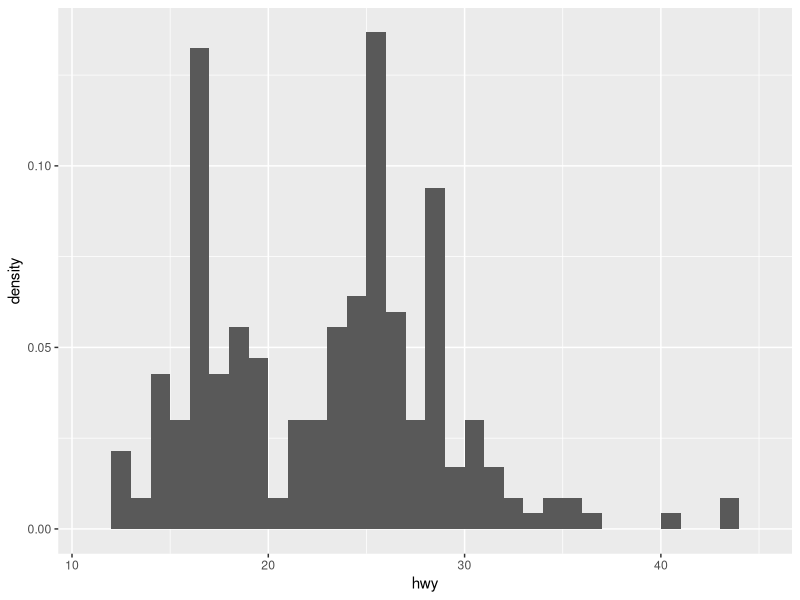
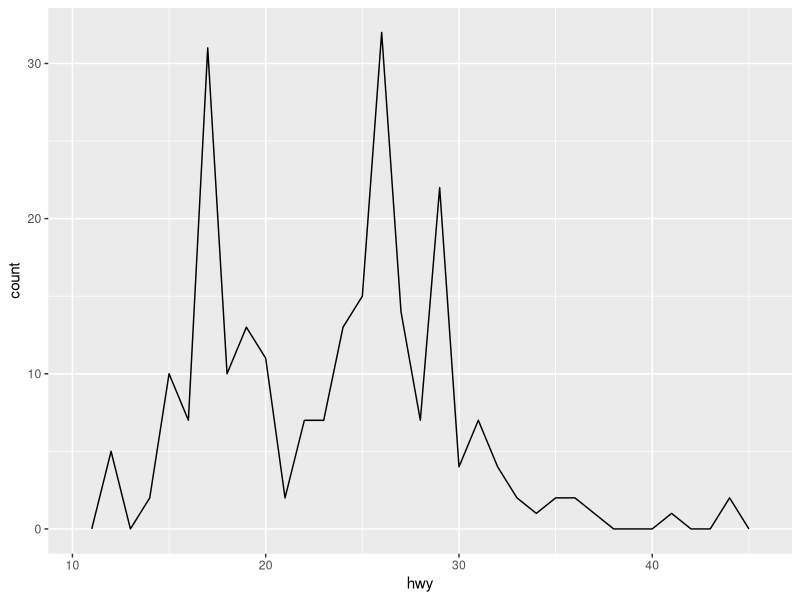
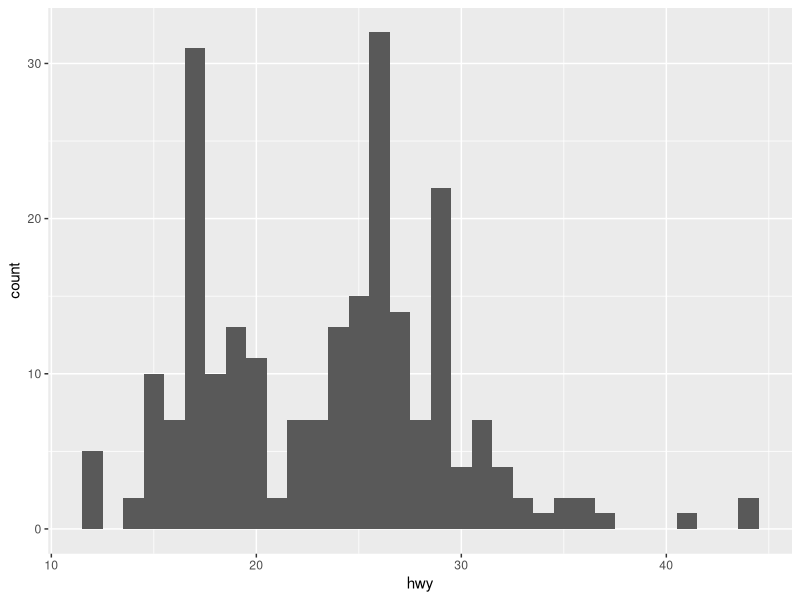
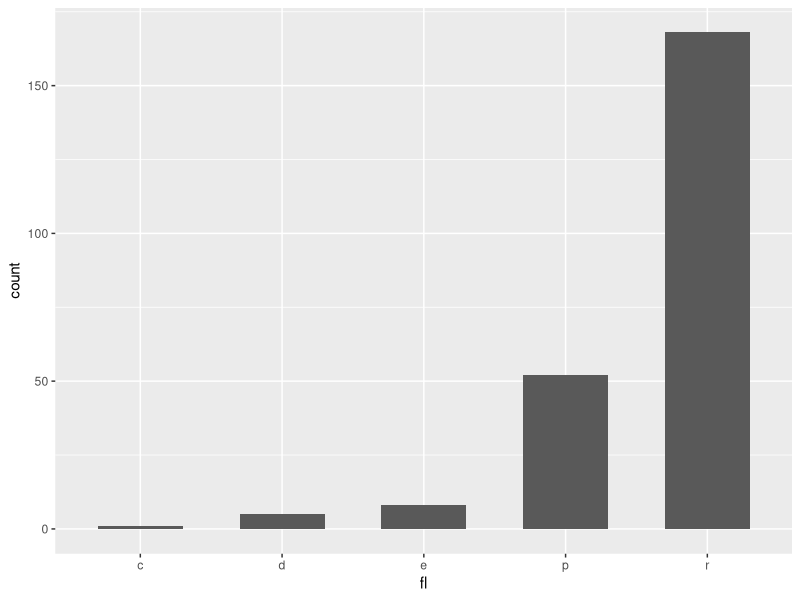
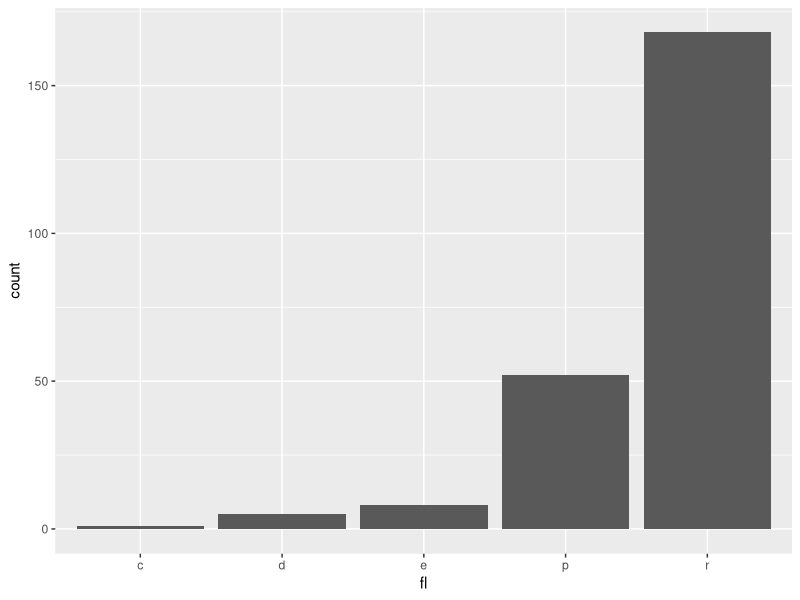
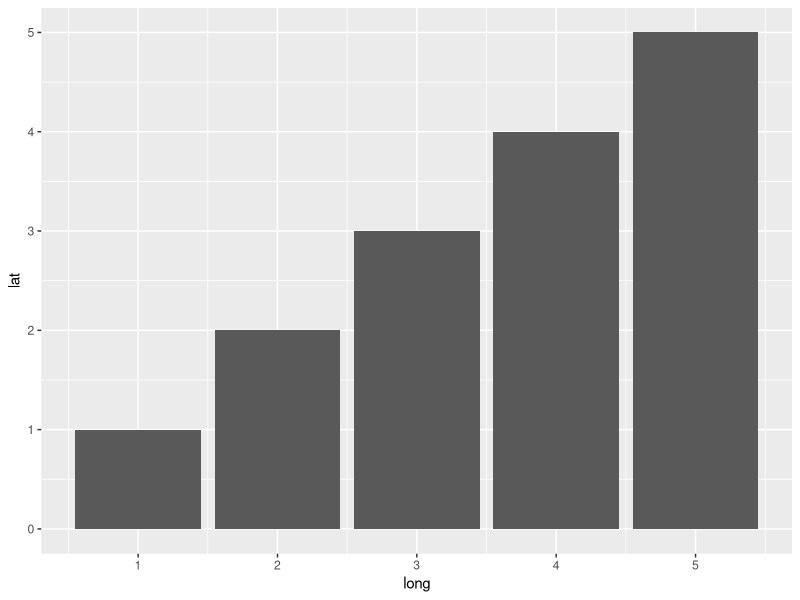
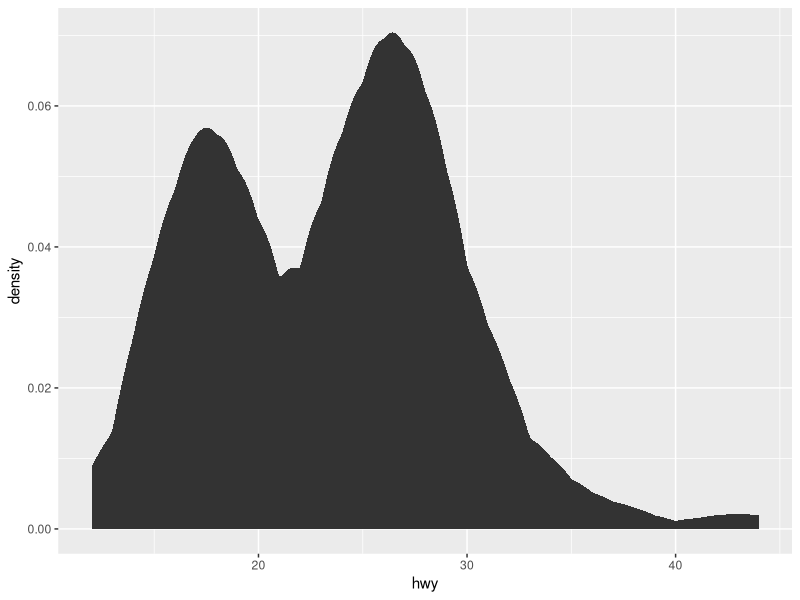
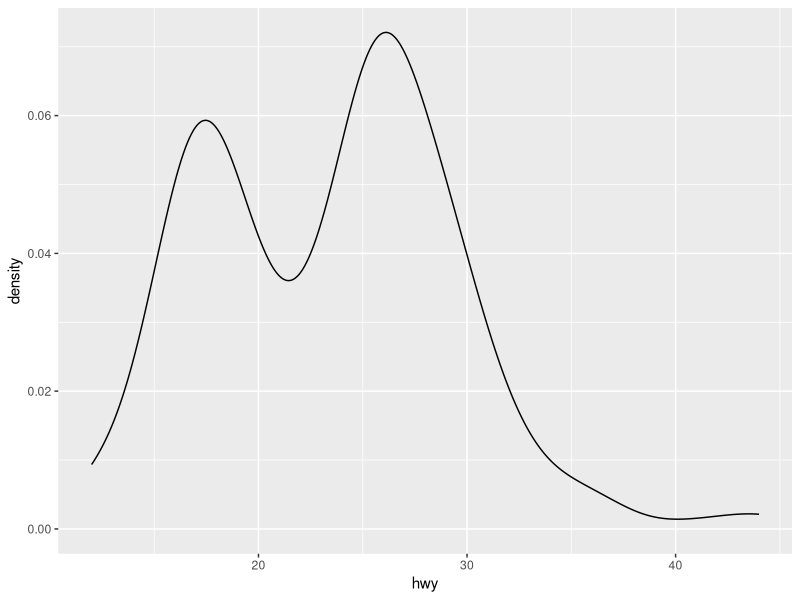

Write the R code that produced these figures, in order. (Note: this script raises an error after producing the figures.)
## ---- chunk 1
knitr::opts_chunk$set(warning = FALSE, message = FALSE)
knitr::opts_chunk$set(fig.align = "center", out.width = "50%")
library(ggplot2)
library(dplyr)
## ---- chunk 2
ggplot(mpg, aes(hwy)) + 
  stat_bin(aes(y = ..density..), binwidth = 1, boundary = 0, pad = TRUE)
## ---- chunk 3
ggplot(mpg, aes(hwy)) + 
  geom_freqpoly(binwidth = 1)
## ---- chunk 4
ggplot(mpg, aes(hwy)) + 
  geom_histogram(binwidth = 1, boundary = 0.5)
## ---- chunk 5
ggplot(mpg, aes(fl)) + 
  stat_count(width = 0.6)
## ---- chunk 6
ggplot(mpg, aes(fl)) + 
  geom_bar()
## ---- chunk 7
dat <- tibble(long = rep(1:5, c(1:5)), lat = 1)
ggplot(dat, aes(long, lat)) + geom_col()
## ---- chunk 8
ggplot(mpg, aes(hwy)) + 
  stat_density(kernel = "epanechnikov")
## ---- chunk 9
ggplot(mpg, aes(hwy)) + 
  geom_density(kernel = "gaussian")
## ---- chunk 10
ggplot(mpg, aes(cty, hwy)) + 
  stat_bin_2d(binwidth = 1, drop = TRUE)
## ---- chunk 11
ggplot(mpg, aes(cty, hwy)) + 
  stat_bin_hex(binwidth = 1)
## ---- chunk 12
ggplot(mpg, aes(cty, hwy)) + 
  geom_bin2d()
## ---- chunk 13
ggplot(mpg, aes(cty, hwy)) + 
  geom_hex()
## ---- chunk 14
ggplot(mpg, aes(cty, hwy)) + 
  stat_quantile(
    quantiles = c(0.1, 0.9), formula = y ~ log(x), method = "rq"
  ) + 
  geom_point()
## ---- chunk 15
ggplot(mpg, aes(cty, hwy)) + 
  geom_quantile(quantiles = c(0.1, 0.9), formula = y ~ log(x), method = "rq") +
  geom_point()
## ---- chunk 16
ggplot(mpg, aes(cty, hwy)) + 
  stat_smooth(method = "lm", formula = y ~ x, se = TRUE, level = 0.95) +
  geom_point()
## ---- chunk 17
ggplot(mpg, aes(cty, hwy)) + 
  geom_smooth(method = "lm", formula = y ~ x, se = TRUE, level = 0.95) +
  geom_point()
## ---- chunk 18
ggplot(mpg, aes(class, hwy)) + 
  stat_boxplot()
## ---- chunk 19
ggplot(mpg, aes(class, hwy)) + 
  geom_boxplot()
## ---- chunk 20
ggplot(mpg, aes(class, hwy)) + 
  stat_ydensity(kernel = "gaussian", scale = "area", trim = TRUE)
## ---- chunk 21
ggplot(mpg, aes(class, hwy)) + 
  geom_violin(scale = "width")
## ---- chunk 22
ggplot(mpg, aes(cty, hwy)) + 
  stat_sum()
## ---- chunk 23
ggplot(mpg, aes(cty, hwy)) + 
  geom_count()
## ---- chunk 24
seals <- seals %>% 
  mutate(z = sqrt(delta_long^2 + delta_lat^2))
ggplot(seals, aes(long, lat)) + 
  stat_contour(aes(z = z), bins = 6)
## ---- chunk 25
ggplot(seals, aes(long, lat)) + 
  geom_contour(aes(z = z))
## ---- chunk 26
ggplot(seals, aes(long, lat)) + 
  geom_contour_filled(aes(z = z), binwidth =  0.2)
## ---- chunk 27
ggplot(seals, aes(long, lat)) + 
  stat_contour_filled(aes(z = z), bins =  5)
## ---- chunk 28
func <- function(y) {
  data.frame(
    y = mean(y) + 0.1,
    ymax = max(y) + 1,
    ymin = min(y) - 1
  )
}
ggplot(mpg, aes(cty, hwy)) + 
  stat_summary(fun.data = func) +
  geom_point(colour = "red", size = 1)
## ---- chunk 29
ggplot(mpg, aes(cty, hwy)) + 
  stat_summary_bin(fun.data = func, binwidth = 2) +
  geom_point(colour = "red", size = 1)
## ---- chunk 30
ggplot(seals, aes(long, lat)) + 
  stat_summary_2d(aes(z = z), binwidth = c(2, 1),fun = mean)
## ---- chunk 31
ggplot(seals, aes(long, lat)) + 
  stat_summary_hex(aes(z = z), binwidth = c(2, 1), fun = max)
## ---- chunk 32
ggplot(data.frame(x = -10:10)) + 
  stat_function(aes(x), n = 99, fun = sin, xlim = c(-10,10))
## ---- chunk 33
ggplot(mpg, aes(cty)) + 
  stat_ecdf(n = NULL)
## ---- chunk 34
dat <- data.frame(x = rnorm(100))
ggplot(dat) + 
  stat_qq(aes(sample = x), distribution = qnorm, dparams = list()) + 
  stat_qq_line(aes(sample = x), distribution = qnorm, dparams = list()) 
## ---- chunk 35
ggplot(mpg) + 
  geom_qq(aes(sample = hwy)) + 
  geom_qq_line(aes(sample = hwy))
## ---- chunk 36
ggplot(mpg, aes(cty, hwy)) + 
  stat_density_2d(contour = TRUE, n = 100)
## ---- chunk 37
ggplot(mpg, aes(cty, hwy)) + 
  stat_density_2d_filled(contour = TRUE, n = 100)
## ---- chunk 38
ggplot(mpg, aes(cty, hwy)) + 
  geom_density_2d()
## ---- chunk 39
ggplot(mpg, aes(cty, hwy)) + 
  geom_density_2d_filled()
## ---- chunk 40
ggplot(mpg, aes(cty, hwy)) + geom_blank()
## ---- chunk 41
dat <- tibble(long = c(10, 12), lat = c(10, 12))
ggplot(dat, aes(long, lat)) + 
  geom_curve(
    aes(yend = lat + 1, xend = long + 1),
    curvature = 0.5,
    angle = c(45, 135),
    ncp = 5,
    arrow = arrow(angle = 30, length = unit(0.1, "inches"),
                  ends = "last", type = "closed"),
    arrow.fill = "red",
    lineend = "butt"
  )
## ---- chunk 42
ggplot(dat, aes(long, lat)) + 
  geom_segment(
    aes(yend = lat + 1, xend = long + 1),
    arrow = arrow(angle = 30, length = unit(0.25, "inches"),
                  ends = "both", type = "closed"),
    arrow.fill = "green",
    lineend = "butt",
    linejoin = "round"
  )
## ---- chunk 43
dat <- tibble(long = c(1,5,4,3,2), lat = c(1,1,2,3,2))
ggplot(dat, aes(long, lat)) + geom_path()
## ---- chunk 44
ggplot(dat, aes(long, lat)) + geom_line()
## ---- chunk 45
ggplot(dat, aes(long, lat)) + geom_step(direction = "hv")
## ---- chunk 46
ids <- factor(c("1.1", "2.1", "1.2", "2.2", "1.3", "2.3"))
values <- data.frame(
  id = ids,
  value = c(3, 3.1, 3.1, 3.2, 3.15, 3.5)
)
positions <- data.frame(
  id = rep(ids, each = 4),
  x = c(2, 1, 1.1, 2.2, 1, 0, 0.3, 1.1, 2.2, 1.1, 1.2, 2.5, 1.1,
        0.3, 0.5, 1.2, 2.5, 1.2, 1.3, 2.7, 1.2, 0.5, 0.6, 1.3),
  y = c(-0.5, 0, 1, 0.5, 0, 0.5, 1.5, 1, 0.5, 1, 2.1, 1.7, 1, 1.5,
        2.2, 2.1, 1.7, 2.1, 3.2, 2.8, 2.1, 2.2, 3.3, 3.2)
)
datapoly <- merge(values, positions, by = c("id"))
ggplot(datapoly, aes(x = x, y = y)) +
  geom_polygon(aes(fill = value, group = id)) + 
  geom_point(colour = "red")
## ---- chunk 47
holes <- do.call(
  rbind, 
  lapply(
    split(datapoly, datapoly$id),
    function(df) {
      df$x <- df$x + 0.5 * (mean(df$x) - df$x)
      df$y <- df$y + 0.5 * (mean(df$y) - df$y)
      df
    }
  )
)
datapoly$subid <- 1L
holes$subid <- 2L
datapoly <- rbind(datapoly, holes)
ggplot(datapoly, aes(x = x, y = y)) +
  geom_polygon(aes(fill = value, group = id, subgroup = subid), rule = "evenodd") +
  geom_point(aes(colour = as.factor(subid)))
## ---- chunk 48
dat <- tibble(long = c(10, 12, 15), lat = c(10, 12, 15))
ggplot(dat) + 
  geom_rect(aes(xmin = long - 2, ymin = lat - 2, xmax = long + 2, ymax = lat + 2), alpha = 0.5) +
  geom_point(aes(long, lat), colour = "red")
## ---- chunk 49
ggplot(dat, aes(long, lat)) +
  geom_raster(hjust = 1, vjust = 1, alpha = 0.5) +
  geom_point(colour = "red")
## ---- chunk 50
seals$z <- sqrt(seals$long^2 + seals$lat^2)
ggplot(seals, aes(long, lat)) + 
  geom_raster(aes(fill = z), hjust = 0.5, vjust = 0.5, interpolate = TRUE)
## ---- chunk 51
ggplot(dat, aes(long, lat)) +
  geom_tile(width = 4, height = 4, alpha = 0.5) +
  geom_point(colour = "red")
## ---- chunk 52
ggplot(seals, aes(long, lat)) + geom_tile(aes(fill = z))
## ---- chunk 53
ggplot(economics, aes(date, unemploy)) + 
  geom_ribbon(aes(ymin = unemploy - 900, ymax = unemploy + 900))
## ---- chunk 54
ggplot(economics, aes(date, unemploy)) + geom_area()
## ---- chunk 55
ggplot() + 
  geom_abline(aes(intercept = 0, slope = 1)) +
  geom_hline(aes(yintercept = 1)) +
  geom_vline(aes(xintercept = 1))
## ---- chunk 56
dat <- tibble(
  long = c(10:13), lat = c(10:13), 
  lb = c(NA, "FANG", "GONG", NA)
)
ggplot(dat, aes(long, lat)) + 
  geom_label(
    aes(label = lb), nudge_x = 0.3, nudge_y = 0.3,
    label.padding = unit(0.5, "lines"),
    label.r = unit(0.5, "lines"), label.size = 0.5
  ) +
  geom_point()
## ---- chunk 57
ggplot(dat, aes(long, lat)) + 
  geom_text(aes(label = lb))
## ---- chunk 58
ggplot(mpg, aes(cty, hwy)) + 
  geom_jitter(height = 2, width = 2) + 
  geom_point(colour = "red")
## ---- chunk 59
ggplot(mpg, aes(cty, hwy)) + geom_point()
## ---- chunk 60
ggplot(mpg, aes(cty, hwy)) + 
  geom_rug(outside = FALSE, sides = "tbl", length = unit(0.1, "npc"))
## ---- chunk 61
df <- tibble(grp = c("A", "B"), fit = 4:5, se = 1:2)
ggplot(df, aes(grp, fit, ymin = fit-se, ymax = fit+se)) + geom_crossbar(fatten = 2)
## ---- chunk 62
ggplot(df, aes(grp, fit, ymin = fit-se, ymax = fit+se)) + geom_errorbar()
## ---- chunk 63
ggplot(df, aes(grp, fit, ymin = fit-se, ymax = fit+se)) + geom_linerange()
## ---- chunk 64
ggplot(df, aes(grp, fit, ymin = fit-se, ymax = fit+se)) + geom_pointrange()
## ---- chunk 65
data <- data.frame(
  murder = USArrests$Murder,
  state = tolower(rownames(USArrests))
)
map <- map_data("state")
ggplot(data, aes(fill = murder)) + 
  geom_map(aes(map_id = state), map = map) +
  expand_limits(x = map$long, y = map$lat)
## ---- chunk 66
ggplot(mpg, aes(hwy)) + geom_dotplot()
## ---- chunk 67
ggplot(seals, aes(x = long, y = lat)) + geom_spoke(aes(angle = 1:1155, radius = 1))
## ---- chunk 68
ggplot(mpg, aes(cty, hwy)) +
  stat_ellipse(type = "t", level = 0.95, segments = 51) +
  geom_point()
